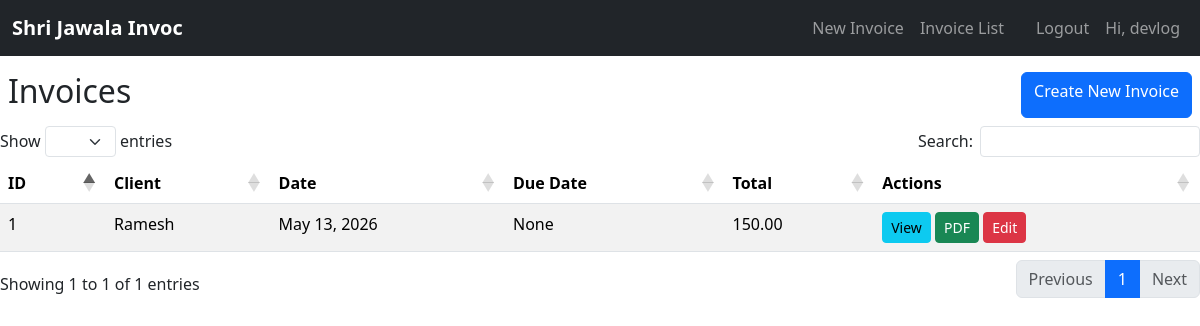
Page /invoices/ (signed in) on the earlier database version.
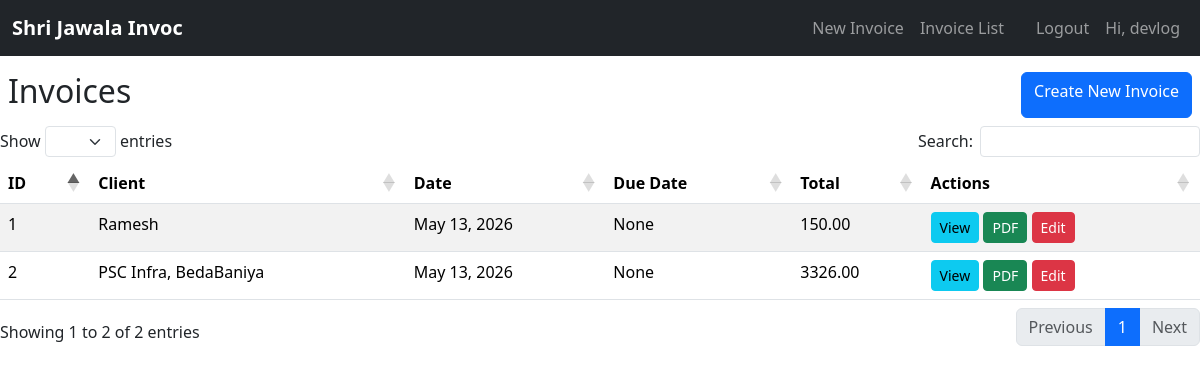
Same page on the later database version.
### invoices/models.py (models this page shows, shortened)
class Invoice(models.Model):
    STATUS_CHOICES = [
        ('paid_upfront', 'Paid Upfront (No Due)'),
        ('payment_due', 'Payment After Service (Due Date Required)'),
        ('partially_paid', 'Partially Paid (Due Date Required)'),
        ('already_paid', 'Already Paid (No Due)'),
        ('due_paid', 'Previously Due, Now Paid (No Due)'),
    ]
    special_uid = models.UUIDField(
        default=uuid.uuid4,
        editable=False
    )
    image = models.ImageField(
        upload_to='',
        blank=True,
        null=True
    )
    created_by = models.ForeignKey(User, on_delete=models.SET_NULL, null=True, blank=True)
    client = models.ForeignKey(Client, on_delete=models.SET_NULL, null=True, blank=True)
    guest_client_name = models.CharField(max_length=200, blank=True)  # For guest invoices
    date = models.DateField(auto_now_add=True)
    due_date = models.DateField(blank=True, null=True)
    status = models.CharField(max_length=20, choices=STATUS_CHOICES, default='payment_due')
    total = models.DecimalField(max_digits=10, decimal_places=2, default=0)
    place = models.CharField(max_length=20, blank=True, null=True)
    invoice_no = models.PositiveIntegerField(null=True, blank=True, editable=False)
    year = models.PositiveIntegerField(default=current_year, editable=False)
    suffix = models.CharField(max_length=10, blank=True, null=True)
    invoice_label =models.ForeignKey(InvoiceLabel, on_delete=models.SET_NULL, null=True, blank=True)
    context_title = models.CharField(
        max_length=255,
        blank=True,
        help_text="Specific subject (e.g., Machine Name, Project Code, or Service Type)"
    )
    LABEL_ALIGNMENT = [
        ('LEFT', 'Left Aligned'),
        ('CENTER', 'Centered'),
        ('RIGHT', 'Right Aligned'),
    ]
    header_style = models.CharField(
        max_length=10,
        choices=LABEL_ALIGNMENT,
        default='CENTER'  # Now defaults to Center
    )
    slug = models.SlugField(
        max_length=300,
        unique=True,
        blank=True,
        null=True,
        editable=True # Set to False if you want to hide it from the Admin form
    )
    is_active = models.BooleanField(default=True)

### invoices/views.py (the view)
# urls.py: path('', views.invoice_list, name='invoice_list'),
@login_required
def invoice_list(request):
    if request.user.is_staff or request.user.is_superuser:
        invoices = Invoice.objects.all()
    else:
        invoices = Invoice.objects.filter(created_by=request.user)
    return render(request, 'invoices/invoice_list.html', {'invoices': invoices})

### templates/invoices/invoice_list.html (shortened to what this page needs)
{% extends 'invoices/base.html' %}
{% if request.headers.hx_request %}
{% block content %}
<div class="d-flex flex-row justify-content-between pt-2 m-2">
    <h2>Invoices</h2>
 <a href="" class="btn btn-primary">Create New Invoice</a>
</div>
<table id="myTable" class="table table-striped mt-3">
    <thead>
        <tr>
            <th>ID</th>
            <th>Client</th>
            <th>Date</th>
            <th>Due Date</th>
            <th>Total</th>
            <th>Actions</th>
        </tr>
    </thead>
    <tbody>
    {% for invoice in invoices %}
        <tr>
            <td>{{ invoice.id }}</td>
            <td>{% if invoice.client %}
    {{ invoice.client.name }}
{% else %}
    {{ invoice.guest_client_name }}
{% endif %}</td>
            <td>{{ invoice.date }}</td>
            <td>{{ invoice.due_date }}</td>
            <td>{{ invoice.total }}</td>
            <td>
                <a class="btn btn-sm btn-info" href="{% url 'invoice_detail' invoice.id %}">View</a>
                <a class="btn btn-sm btn-success" href="{% url 'invoice_pdf' invoice.id %}">PDF</a>
                 <a class="btn btn-sm btn-danger" href="{% url 'edit_invoice' invoice.id %}">Edit</a>
            </td>
        </tr>
    {% empty %}
        <tr><td colspan="6" class="text-center">No invoices found.</td></tr>
    {% endfor %}
    </tbody>
</table>
{% endblock %}
{%endif%}

Differences in the rows shown:
added Invoice: id "2", guest_client_name "PSC Infra, BedaBaniya", date "May 13, 2026", due_date "None", total "3326.00"
Other differences:
text written by a page script: "Show entries Search: Showing 1 to 1 of 1 entries Previous 1 Next" → "Show entries Search: Showing 1 to 2 of 2 entries Previous 1 Next"
